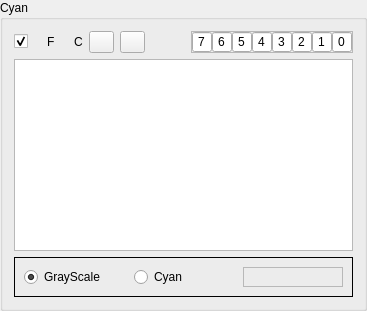
                   <widget class="QGroupBox" name="m_gbCyan">
                    <property name="sizePolicy">
                     <sizepolicy hsizetype="Preferred" vsizetype="Preferred">
                      <horstretch>0</horstretch>
                      <verstretch>0</verstretch>
                     </sizepolicy>
                    </property>
                    <property name="title">
                     <string>Cyan</string>
                    </property>
                    <layout class="QGridLayout" name="gridLayout_13">
                     <item row="0" column="0">
                      <layout class="QVBoxLayout" name="verticalLayout">
                       <item>
                        <layout class="QHBoxLayout" name="horizontalLayout_14">
                         <item>
                          <widget class="QCheckBox" name="m_cbCyanIndex">
                           <property name="text">
                            <string/>
                           </property>
                           <property name="checked">
                            <bool>true</bool>
                           </property>
                          </widget>
                         </item>
                         <item>
                          <layout class="QHBoxLayout" name="horizontalLayout">
                           <item>
                            <widget class="QLabel" name="m_ledFlu1">
                             <property name="text">
                              <string/>
                             </property>
                             <property name="pixmap">
                              <pixmap resource="../../In2Apps/In2CMYK/In2CMYK/shared.qrc">:/res/images/Ledrojo.png</pixmap>
                             </property>
                            </widget>
                           </item>
                           <item>
                            <widget class="QLabel" name="label">
                             <property name="text">
                              <string>F</string>
                             </property>
                            </widget>
                           </item>
                          </layout>
                         </item>
                         <item>
                          <layout class="QHBoxLayout" name="horizontalLayout_3">
                           <item>
                            <widget class="QLabel" name="m_ledHCyan">
                             <property name="text">
                              <string/>
                             </property>
                             <property name="pixmap">
                              <pixmap resource="../../In2Apps/In2CMYK/In2CMYK/shared.qrc">:/res/images/Ledrojo.png</pixmap>
                             </property>
                            </widget>
                           </item>
                           <item>
                            <widget class="QLabel" name="label_2">
                             <property name="text">
                              <string>C</string>
                             </property>
                            </widget>
                           </item>
                          </layout>
                         </item>
                         <item>
                          <widget class="QPushButton" name="m_pbPaintCyan">
                           <property name="sizePolicy">
                            <sizepolicy hsizetype="Preferred" vsizetype="Fixed">
                             <horstretch>0</horstretch>
                             <verstretch>0</verstretch>
                            </sizepolicy>
                           </property>
                           <property name="maximumSize">
                            <size>
                             <width>25</width>
                             <height>25</height>
                            </size>
                           </property>
                           <property name="text">
                            <string/>
                           </property>
                           <property name="icon">
                            <iconset resource="../../In2Apps/In2CMYK/In2CMYK/shared.qrc">
                             <normaloff>:/res/images/Paint.png</normaloff>:/res/images/Paint.png</iconset>
                           </property>
                          </widget>
                         </item>
                         <item>
                          <widget class="QPushButton" name="m_pbImageCyan">
                           <property name="maximumSize">
                            <size>
                             <width>25</width>
                             <height>25</height>
                            </size>
                           </property>
                           <property name="text">
                            <string/>
                           </property>
                           <property name="icon">
                            <iconset resource="../../In2Apps/In2CMYK/In2CMYK/shared.qrc">
                             <normaloff>:/res/images/kview.png</normaloff>:/res/images/kview.png</iconset>
                           </property>
                          </widget>
                         </item>
                         <item>
                          <spacer name="horizontalSpacer">
                           <property name="orientation">
                            <enum>Qt::Horizontal</enum>
                           </property>
                           <property name="sizeHint" stdset="0">
                            <size>
                             <width>40</width>
                             <height>20</height>
                            </size>
                           </property>
                          </spacer>
                         </item>
                         <item>
                          <widget class="QFrame" name="frame_3">
                           <property name="frameShape">
                            <enum>QFrame::StyledPanel</enum>
                           </property>
                           <property name="frameShadow">
                            <enum>QFrame::Raised</enum>
                           </property>
                           <layout class="QGridLayout" name="gridLayout_2">
                            <property name="leftMargin">
                             <number>0</number>
                            </property>
                            <property name="topMargin">
                             <number>0</number>
                            </property>
                            <property name="rightMargin">
                             <number>0</number>
                            </property>
                            <property name="bottomMargin">
                             <number>0</number>
                            </property>
                            <property name="spacing">
                             <number>0</number>
                            </property>
                            <item row="0" column="0">
                             <layout class="QHBoxLayout" name="horizontalLayout_2">
                              <property name="spacing">
                               <number>0</number>
                              </property>
                              <item>
                               <widget class="QLineEdit" name="m_leCyanPal7">
                                <property name="sizePolicy">
                                 <sizepolicy hsizetype="Fixed" vsizetype="Fixed">
                                  <horstretch>0</horstretch>
                                  <verstretch>0</verstretch>
                                 </sizepolicy>
                                </property>
                                <property name="minimumSize">
                                 <size>
                                  <width>20</width>
                                  <height>20</height>
                                 </size>
                                </property>
                                <property name="maximumSize">
                                 <size>
                                  <width>20</width>
                                  <height>20</height>
                                 </size>
                                </property>
                                <property name="text">
                                 <string>7</string>
                                </property>
                                <property name="alignment">
                                 <set>Qt::AlignCenter</set>
                                </property>
                               </widget>
                              </item>
                              <item>
                               <widget class="QLineEdit" name="m_leCyanPal6">
                                <property name="sizePolicy">
                                 <sizepolicy hsizetype="Fixed" vsizetype="Fixed">
                                  <horstretch>0</horstretch>
                                  <verstretch>0</verstretch>
                                 </sizepolicy>
                                </property>
                                <property name="minimumSize">
                                 <size>
                                  <width>20</width>
                                  <height>20</height>
                                 </size>
                                </property>
                                <property name="maximumSize">
                                 <size>
                                  <width>20</width>
                                  <height>20</height>
                                 </size>
                                </property>
                                <property name="text">
                                 <string>6</string>
                                </property>
                                <property name="alignment">
                                 <set>Qt::AlignCenter</set>
                                </property>
                               </widget>
                              </item>
                              <item>
                               <widget class="QLineEdit" name="m_leCyanPal5">
                                <property name="sizePolicy">
                                 <sizepolicy hsizetype="Fixed" vsizetype="Fixed">
                                  <horstretch>0</horstretch>
                                  <verstretch>0</verstretch>
                                 </sizepolicy>
                                </property>
                                <property name="minimumSize">
                                 <size>
                                  <width>20</width>
                                  <height>20</height>
                                 </size>
                                </property>
                                <property name="maximumSize">
                                 <size>
                                  <width>20</width>
                                  <height>20</height>
                                 </size>
                                </property>
                                <property name="text">
                                 <string>5</string>
                                </property>
                                <property name="alignment">
                                 <set>Qt::AlignCenter</set>
                                </property>
                               </widget>
                              </item>
                              <item>
                               <widget class="QLineEdit" name="m_leCyanPal4">
                                <property name="sizePolicy">
                                 <sizepolicy hsizetype="Fixed" vsizetype="Fixed">
                                  <horstretch>0</horstretch>
                                  <verstretch>0</verstretch>
                                 </sizepolicy>
                                </property>
                                <property name="minimumSize">
                                 <size>
                                  <width>20</width>
                                  <height>20</height>
                                 </size>
                                </property>
                                <property name="maximumSize">
                                 <size>
                                  <width>20</width>
                                  <height>20</height>
                                 </size>
                                </property>
                                <property name="text">
                                 <string>4</string>
                                </property>
                                <property name="alignment">
                                 <set>Qt::AlignCenter</set>
                                </property>
                               </widget>
                              </item>
                              <item>
                               <widget class="QLineEdit" name="m_leCyanPal3">
                                <property name="sizePolicy">
                                 <sizepolicy hsizetype="Fixed" vsizetype="Fixed">
                                  <horstretch>0</horstretch>
                                  <verstretch>0</verstretch>
                                 </sizepolicy>
                                </property>
                                <property name="minimumSize">
                                 <size>
                                  <width>20</width>
                                  <height>20</height>
                                 </size>
                                </property>
                                <property name="maximumSize">
                                 <size>
                                  <width>20</width>
                                  <height>20</height>
                                 </size>
                                </property>
                                <property name="text">
                                 <string>3</string>
                                </property>
                                <property name="alignment">
                                 <set>Qt::AlignCenter</set>
                                </property>
                               </widget>
                              </item>
                              <item>
                               <widget class="QLineEdit" name="m_leCyanPal2">
                                <property name="sizePolicy">
                                 <sizepolicy hsizetype="Fixed" vsizetype="Fixed">
                                  <horstretch>0</horstretch>
                                  <verstretch>0</verstretch>
                                 </sizepolicy>
                                </property>
                                <property name="minimumSize">
                                 <size>
                                  <width>20</width>
                                  <height>20</height>
                                 </size>
                                </property>
                                <property name="maximumSize">
                                 <size>
                                  <width>20</width>
                                  <height>20</height>
                                 </size>
                                </property>
                                <property name="text">
                                 <string>2</string>
                                </property>
                                <property name="alignment">
                                 <set>Qt::AlignCenter</set>
                                </property>
                               </widget>
                              </item>
                              <item>
                               <widget class="QLineEdit" name="m_leCyanPal1">
                                <property name="sizePolicy">
                                 <sizepolicy hsizetype="Fixed" vsizetype="Fixed">
                                  <horstretch>0</horstretch>
                                  <verstretch>0</verstretch>
                                 </sizepolicy>
                                </property>
                                <property name="minimumSize">
                                 <size>
                                  <width>20</width>
                                  <height>20</height>
                                 </size>
                                </property>
                                <property name="maximumSize">
                                 <size>
                                  <width>20</width>
                                  <height>20</height>
                                 </size>
                                </property>
                                <property name="text">
                                 <string>1</string>
                                </property>
                                <property name="alignment">
                                 <set>Qt::AlignCenter</set>
                                </property>
                               </widget>
                              </item>
                              <item>
                               <widget class="QLineEdit" name="m_leCyanPal0">
                                <property name="sizePolicy">
                                 <sizepolicy hsizetype="Fixed" vsizetype="Fixed">
                                  <horstretch>0</horstretch>
                                  <verstretch>0</verstretch>
                                 </sizepolicy>
                                </property>
                                <property name="minimumSize">
                                 <size>
                                  <width>20</width>
                                  <height>20</height>
                                 </size>
                                </property>
                                <property name="maximumSize">
                                 <size>
                                  <width>20</width>
                                  <height>20</height>
                                 </size>
                                </property>
                                <property name="text">
                                 <string>0</string>
                                </property>
                                <property name="alignment">
                                 <set>Qt::AlignCenter</set>
                                </property>
                               </widget>
                              </item>
                             </layout>
                            </item>
                           </layout>
                          </widget>
                         </item>
                        </layout>
                       </item>
                      </layout>
                     </item>
                     <item row="1" column="0">
                      <widget class="QGraphicsView" name="m_gvliteCyan">
                       <property name="backgroundBrush">
                        <brush brushstyle="Dense3Pattern">
                         <color alpha="125">
                          <red>0</red>
                          <green>255</green>
                          <blue>255</blue>
                         </color>
                        </brush>
                       </property>
                      </widget>
                     </item>
                     <item row="2" column="0">
                      <widget class="QFrame" name="frame_12">
                       <property name="frameShape">
                        <enum>QFrame::Box</enum>
                       </property>
                       <property name="frameShadow">
                        <enum>QFrame::Plain</enum>
                       </property>
                       <layout class="QHBoxLayout" name="horizontalLayout_25">
                        <item>
                         <widget class="QRadioButton" name="m_rbCyan1">
                          <property name="text">
                           <string>GrayScale</string>
                          </property>
                          <property name="checked">
                           <bool>true</bool>
                          </property>
                         </widget>
                        </item>
                        <item>
                         <widget class="QRadioButton" name="m_rbCyan2">
                          <property name="text">
                           <string>Cyan</string>
                          </property>
                         </widget>
                        </item>
                        <item>
                         <widget class="QFrame" name="frame_18">
                          <property name="maximumSize">
                           <size>
                            <width>100</width>
                            <height>16777215</height>
                           </size>
                          </property>
                          <property name="frameShape">
                           <enum>QFrame::StyledPanel</enum>
                          </property>
                          <property name="frameShadow">
                           <enum>QFrame::Raised</enum>
                          </property>
                          <layout class="QGridLayout" name="gridLayout_5"/>
                         </widget>
                        </item>
                       </layout>
                      </widget>
                     </item>
                    </layout>
                   </widget>
